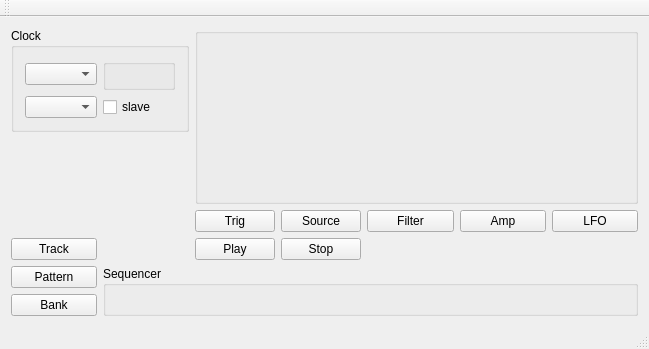
<?xml version="1.0" encoding="UTF-8"?>
<ui version="4.0">
 <class>midi_sequencer</class>
 <widget class="QMainWindow" name="midi_sequencer">
  <property name="geometry">
   <rect>
    <x>0</x>
    <y>0</y>
    <width>649</width>
    <height>349</height>
   </rect>
  </property>
  <property name="maximumSize">
   <size>
    <width>16777215</width>
    <height>16777215</height>
   </size>
  </property>
  <property name="sizeIncrement">
   <size>
    <width>0</width>
    <height>0</height>
   </size>
  </property>
  <property name="windowTitle">
   <string>midi_sequencer</string>
  </property>
  <widget class="QWidget" name="central_widget">
   <layout class="QGridLayout" name="gridLayout">
    <item row="6" column="3">
     <widget class="QPushButton" name="source_button">
      <property name="text">
       <string>Source</string>
      </property>
     </widget>
    </item>
    <item row="0" column="0" rowspan="5" colspan="2">
     <widget class="QGroupBox" name="midi_clock_group_box">
      <property name="toolTip">
       <string/>
      </property>
      <property name="title">
       <string>Clock</string>
      </property>
      <layout class="QGridLayout" name="gridLayout_2">
       <item row="1" column="0">
        <widget class="QComboBox" name="midi_output_port_box"/>
       </item>
       <item row="1" column="1">
        <widget class="QCheckBox" name="midi_clock_slave_box">
         <property name="text">
          <string>slave</string>
         </property>
        </widget>
       </item>
       <item row="0" column="0">
        <widget class="QComboBox" name="midi_clock_port_box"/>
       </item>
       <item row="0" column="1">
        <widget class="qt::poti_t" name="clock_box">
         <property name="title">
          <string/>
         </property>
        </widget>
       </item>
      </layout>
     </widget>
    </item>
    <item row="7" column="0">
     <widget class="QPushButton" name="track_button">
      <property name="toolTip">
       <string>+Ctrl: Chromatic Mode</string>
      </property>
      <property name="text">
       <string>Track</string>
      </property>
     </widget>
    </item>
    <item row="9" column="0">
     <widget class="QPushButton" name="bank_button">
      <property name="font">
       <font>
        <weight>50</weight>
        <bold>false</bold>
       </font>
      </property>
      <property name="toolTip">
       <string>+Ctrl: Mute Mode</string>
      </property>
      <property name="text">
       <string>Bank</string>
      </property>
     </widget>
    </item>
    <item row="6" column="2">
     <widget class="QPushButton" name="trig_button">
      <property name="text">
       <string>Trig</string>
      </property>
     </widget>
    </item>
    <item row="6" column="4">
     <widget class="QPushButton" name="filter_button">
      <property name="text">
       <string>Filter</string>
      </property>
     </widget>
    </item>
    <item row="8" column="0">
     <widget class="QPushButton" name="pattern_button">
      <property name="toolTip">
       <string>+Ctrl: Metronome</string>
      </property>
      <property name="text">
       <string>Pattern</string>
      </property>
     </widget>
    </item>
    <item row="7" column="2">
     <widget class="QPushButton" name="play_button">
      <property name="maximumSize">
       <size>
        <width>80</width>
        <height>16777215</height>
       </size>
      </property>
      <property name="text">
       <string>Play</string>
      </property>
     </widget>
    </item>
    <item row="8" column="1" rowspan="2" colspan="6">
     <widget class="qt::track_t" name="sequencer_box">
      <property name="title">
       <string>Sequencer</string>
      </property>
     </widget>
    </item>
    <item row="1" column="6">
     <widget class="QLabel" name="sequencer_page_label">
      <property name="text">
       <string/>
      </property>
     </widget>
    </item>
    <item row="5" column="0">
     <spacer name="verticalSpacer_2">
      <property name="orientation">
       <enum>Qt::Vertical</enum>
      </property>
      <property name="sizeHint" stdset="0">
       <size>
        <width>20</width>
        <height>40</height>
       </size>
      </property>
     </spacer>
    </item>
    <item row="7" column="3">
     <widget class="QPushButton" name="stop_button">
      <property name="maximumSize">
       <size>
        <width>80</width>
        <height>16777215</height>
       </size>
      </property>
      <property name="text">
       <string>Stop</string>
      </property>
     </widget>
    </item>
    <item row="0" column="2" rowspan="6" colspan="5">
     <widget class="qt::poti_group_t" name="control_box">
      <property name="title">
       <string/>
      </property>
     </widget>
    </item>
    <item row="6" column="6">
     <widget class="QPushButton" name="lfo_button">
      <property name="text">
       <string>LFO</string>
      </property>
     </widget>
    </item>
    <item row="6" column="5">
     <widget class="QPushButton" name="amp_button">
      <property name="text">
       <string>Amp</string>
      </property>
     </widget>
    </item>
   </layout>
  </widget>
  <widget class="QMenuBar" name="menu_bar">
   <property name="geometry">
    <rect>
     <x>0</x>
     <y>0</y>
     <width>649</width>
     <height>22</height>
    </rect>
   </property>
   <property name="defaultUp">
    <bool>false</bool>
   </property>
   <property name="nativeMenuBar">
    <bool>false</bool>
   </property>
  </widget>
  <widget class="QToolBar" name="main_ool_bar">
   <attribute name="toolBarArea">
    <enum>TopToolBarArea</enum>
   </attribute>
   <attribute name="toolBarBreak">
    <bool>false</bool>
   </attribute>
  </widget>
  <widget class="QStatusBar" name="status_bar"/>
 </widget>
 <layoutdefault spacing="6" margin="11"/>
 <customwidgets>
  <customwidget>
   <class>qt::poti_t</class>
   <extends>QGroupBox</extends>
   <header>poti.hpp</header>
   <container>1</container>
   <slots>
    <signal>value_changed(double)</signal>
   </slots>
  </customwidget>
  <customwidget>
   <class>qt::track_t</class>
   <extends>QGroupBox</extends>
   <header>track.hpp</header>
   <container>1</container>
  </customwidget>
  <customwidget>
   <class>qt::poti_group_t</class>
   <extends>QGroupBox</extends>
   <header>poti_group.hpp</header>
   <container>1</container>
  </customwidget>
 </customwidgets>
 <resources/>
 <connections>
  <connection>
   <sender>midi_clock_port_box</sender>
   <signal>currentIndexChanged(int)</signal>
   <receiver>midi_sequencer</receiver>
   <slot>select_clock_port(int)</slot>
   <hints>
    <hint type="sourcelabel">
     <x>63</x>
     <y>98</y>
    </hint>
    <hint type="destinationlabel">
     <x>213</x>
     <y>103</y>
    </hint>
   </hints>
  </connection>
  <connection>
   <sender>play_button</sender>
   <signal>clicked()</signal>
   <receiver>midi_sequencer</receiver>
   <slot>start_clock()</slot>
   <hints>
    <hint type="sourcelabel">
     <x>249</x>
     <y>253</y>
    </hint>
    <hint type="destinationlabel">
     <x>333</x>
     <y>245</y>
    </hint>
   </hints>
  </connection>
  <connection>
   <sender>stop_button</sender>
   <signal>clicked()</signal>
   <receiver>midi_sequencer</receiver>
   <slot>stop_clock()</slot>
   <hints>
    <hint type="sourcelabel">
     <x>336</x>
     <y>255</y>
    </hint>
    <hint type="destinationlabel">
     <x>433</x>
     <y>256</y>
    </hint>
   </hints>
  </connection>
  <connection>
   <sender>track_button</sender>
   <signal>clicked()</signal>
   <receiver>midi_sequencer</receiver>
   <slot>change_track()</slot>
   <hints>
    <hint type="sourcelabel">
     <x>18</x>
     <y>238</y>
    </hint>
    <hint type="destinationlabel">
     <x>21</x>
     <y>142</y>
    </hint>
   </hints>
  </connection>
  <connection>
   <sender>pattern_button</sender>
   <signal>clicked()</signal>
   <receiver>midi_sequencer</receiver>
   <slot>change_pattern()</slot>
   <hints>
    <hint type="sourcelabel">
     <x>36</x>
     <y>262</y>
    </hint>
    <hint type="destinationlabel">
     <x>45</x>
     <y>171</y>
    </hint>
   </hints>
  </connection>
  <connection>
   <sender>bank_button</sender>
   <signal>clicked()</signal>
   <receiver>midi_sequencer</receiver>
   <slot>change_bank()</slot>
   <hints>
    <hint type="sourcelabel">
     <x>62</x>
     <y>313</y>
    </hint>
    <hint type="destinationlabel">
     <x>67</x>
     <y>209</y>
    </hint>
   </hints>
  </connection>
  <connection>
   <sender>clock_box</sender>
   <signal>value_changed(double)</signal>
   <receiver>midi_sequencer</receiver>
   <slot>set_clock_bpm(double)</slot>
   <hints>
    <hint type="sourcelabel">
     <x>176</x>
     <y>113</y>
    </hint>
    <hint type="destinationlabel">
     <x>188</x>
     <y>57</y>
    </hint>
   </hints>
  </connection>
  <connection>
   <sender>trig_button</sender>
   <signal>clicked()</signal>
   <receiver>midi_sequencer</receiver>
   <slot>trig_selected()</slot>
   <hints>
    <hint type="sourcelabel">
     <x>269</x>
     <y>218</y>
    </hint>
    <hint type="destinationlabel">
     <x>261</x>
     <y>-17</y>
    </hint>
   </hints>
  </connection>
  <connection>
   <sender>source_button</sender>
   <signal>clicked()</signal>
   <receiver>midi_sequencer</receiver>
   <slot>source_selected()</slot>
   <hints>
    <hint type="sourcelabel">
     <x>360</x>
     <y>224</y>
    </hint>
    <hint type="destinationlabel">
     <x>293</x>
     <y>-26</y>
    </hint>
   </hints>
  </connection>
  <connection>
   <sender>filter_button</sender>
   <signal>clicked()</signal>
   <receiver>midi_sequencer</receiver>
   <slot>filter_selected()</slot>
   <hints>
    <hint type="sourcelabel">
     <x>450</x>
     <y>206</y>
    </hint>
    <hint type="destinationlabel">
     <x>395</x>
     <y>-83</y>
    </hint>
   </hints>
  </connection>
  <connection>
   <sender>amp_button</sender>
   <signal>clicked()</signal>
   <receiver>midi_sequencer</receiver>
   <slot>amp_selected()</slot>
   <hints>
    <hint type="sourcelabel">
     <x>500</x>
     <y>212</y>
    </hint>
    <hint type="destinationlabel">
     <x>510</x>
     <y>-83</y>
    </hint>
   </hints>
  </connection>
  <connection>
   <sender>lfo_button</sender>
   <signal>clicked()</signal>
   <receiver>midi_sequencer</receiver>
   <slot>lfo_selected()</slot>
   <hints>
    <hint type="sourcelabel">
     <x>610</x>
     <y>217</y>
    </hint>
    <hint type="destinationlabel">
     <x>613</x>
     <y>-28</y>
    </hint>
   </hints>
  </connection>
  <connection>
   <sender>midi_output_port_box</sender>
   <signal>currentIndexChanged(int)</signal>
   <receiver>midi_sequencer</receiver>
   <slot>select_output_port(int)</slot>
   <hints>
    <hint type="sourcelabel">
     <x>42</x>
     <y>127</y>
    </hint>
    <hint type="destinationlabel">
     <x>-101</x>
     <y>165</y>
    </hint>
   </hints>
  </connection>
  <connection>
   <sender>midi_clock_slave_box</sender>
   <signal>clicked(bool)</signal>
   <receiver>midi_sequencer</receiver>
   <slot>set_slave_mode(bool)</slot>
   <hints>
    <hint type="sourcelabel">
     <x>152</x>
     <y>132</y>
    </hint>
    <hint type="destinationlabel">
     <x>-156</x>
     <y>209</y>
    </hint>
   </hints>
  </connection>
 </connections>
 <slots>
  <slot>start_clock()</slot>
  <slot>stop_clock()</slot>
  <slot>set_clock_bpm(double)</slot>
  <slot>change_track()</slot>
  <slot>change_pattern()</slot>
  <slot>change_bank()</slot>
  <slot>sequencer_step_changed()</slot>
  <slot>change_page()</slot>
  <slot>trig_selected()</slot>
  <slot>source_selected()</slot>
  <slot>filter_selected()</slot>
  <slot>amp_selected()</slot>
  <slot>lfo_selected()</slot>
  <slot>select_clock_port(int)</slot>
  <slot>select_output_port(int)</slot>
  <slot>set_slave_mode(bool)</slot>
 </slots>
</ui>
